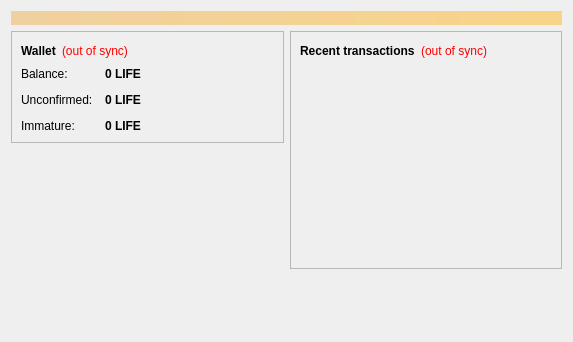
<?xml version="1.0" encoding="UTF-8"?>
<ui version="4.0">
 <class>OverviewPage</class>
 <widget class="QWidget" name="OverviewPage">
  <property name="geometry">
   <rect>
    <x>0</x>
    <y>0</y>
    <width>573</width>
    <height>342</height>
   </rect>
  </property>
  <property name="windowTitle">
   <string>Form</string>
  </property>
  <layout class="QVBoxLayout" name="topLayout">
   <item>
    <widget class="QLabel" name="labelAlerts">
     <property name="visible">
      <bool>false</bool>
     </property>
     <property name="styleSheet">
      <string notr="true">background-color: qlineargradient(x1: 0, y1: 0, x2: 1, y2: 0, stop:0 #F0D0A0, stop:1 #F8D488); color:#000000;</string>
     </property>
     <property name="wordWrap">
      <bool>true</bool>
     </property>
     <property name="margin">
      <number>3</number>
     </property>
    </widget>
   </item>
   <item>
    <layout class="QHBoxLayout" name="horizontalLayout" stretch="1,1">
     <item>
      <layout class="QVBoxLayout" name="verticalLayout_2">
       <item>
        <widget class="QFrame" name="frame">
         <property name="frameShape">
          <enum>QFrame::StyledPanel</enum>
         </property>
         <property name="frameShadow">
          <enum>QFrame::Raised</enum>
         </property>
         <layout class="QVBoxLayout" name="verticalLayout_4">
          <item>
           <layout class="QHBoxLayout" name="horizontalLayout_4">
            <item>
             <widget class="QLabel" name="label_5">
              <property name="font">
               <font>
                <weight>75</weight>
                <bold>true</bold>
               </font>
              </property>
              <property name="text">
               <string>Wallet</string>
              </property>
             </widget>
            </item>
            <item>
             <widget class="QLabel" name="labelWalletStatus">
              <property name="toolTip">
               <string>The displayed information may be out of date. Your wallet automatically synchronizes with the LifeCoin network after a connection is established, but this process has not completed yet.</string>
              </property>
              <property name="styleSheet">
               <string notr="true">QLabel { color: red; }</string>
              </property>
              <property name="text">
               <string notr="true">(out of sync)</string>
              </property>
              <property name="alignment">
               <set>Qt::AlignLeading|Qt::AlignLeft|Qt::AlignVCenter</set>
              </property>
             </widget>
            </item>
            <item>
             <spacer name="horizontalSpacer_2">
              <property name="orientation">
               <enum>Qt::Horizontal</enum>
              </property>
              <property name="sizeHint" stdset="0">
               <size>
                <width>40</width>
                <height>20</height>
               </size>
              </property>
             </spacer>
            </item>
           </layout>
          </item>
          <item>
           <layout class="QFormLayout" name="formLayout_2">
            <property name="fieldGrowthPolicy">
             <enum>QFormLayout::AllNonFixedFieldsGrow</enum>
            </property>
            <property name="horizontalSpacing">
             <number>12</number>
            </property>
            <property name="verticalSpacing">
             <number>12</number>
            </property>
            <item row="0" column="0">
             <widget class="QLabel" name="label">
              <property name="text">
               <string>Balance:</string>
              </property>
             </widget>
            </item>
            <item row="0" column="1">
             <widget class="QLabel" name="labelBalance">
              <property name="font">
               <font>
                <weight>75</weight>
                <bold>true</bold>
               </font>
              </property>
              <property name="cursor">
               <cursorShape>IBeamCursor</cursorShape>
              </property>
              <property name="toolTip">
               <string>Your current balance</string>
              </property>
              <property name="text">
               <string notr="true">0 LIFE</string>
              </property>
              <property name="textInteractionFlags">
               <set>Qt::LinksAccessibleByMouse|Qt::TextSelectableByKeyboard|Qt::TextSelectableByMouse</set>
              </property>
             </widget>
            </item>
            <item row="1" column="0">
             <widget class="QLabel" name="label_3">
              <property name="text">
               <string>Unconfirmed:</string>
              </property>
             </widget>
            </item>
            <item row="1" column="1">
             <widget class="QLabel" name="labelUnconfirmed">
              <property name="font">
               <font>
                <weight>75</weight>
                <bold>true</bold>
               </font>
              </property>
              <property name="cursor">
               <cursorShape>IBeamCursor</cursorShape>
              </property>
              <property name="toolTip">
               <string>Total of transactions that have yet to be confirmed, and do not yet count toward the current balance</string>
              </property>
              <property name="text">
               <string notr="true">0 LIFE</string>
              </property>
              <property name="textInteractionFlags">
               <set>Qt::LinksAccessibleByMouse|Qt::TextSelectableByKeyboard|Qt::TextSelectableByMouse</set>
              </property>
             </widget>
            </item>
            <item row="2" column="0">
             <widget class="QLabel" name="labelImmatureText">
              <property name="text">
               <string>Immature:</string>
              </property>
             </widget>
            </item>
            <item row="2" column="1">
             <widget class="QLabel" name="labelImmature">
              <property name="font">
               <font>
                <weight>75</weight>
                <bold>true</bold>
               </font>
              </property>
              <property name="toolTip">
               <string>Mined balance that has not yet matured</string>
              </property>
              <property name="text">
               <string notr="true">0 LIFE</string>
              </property>
              <property name="textInteractionFlags">
               <set>Qt::LinksAccessibleByMouse|Qt::TextSelectableByKeyboard|Qt::TextSelectableByMouse</set>
              </property>
             </widget>
            </item>
           </layout>
          </item>
         </layout>
        </widget>
       </item>
       <item>
        <spacer name="verticalSpacer">
         <property name="orientation">
          <enum>Qt::Vertical</enum>
         </property>
         <property name="sizeHint" stdset="0">
          <size>
           <width>20</width>
           <height>40</height>
          </size>
         </property>
        </spacer>
       </item>
      </layout>
     </item>
     <item>
      <layout class="QVBoxLayout" name="verticalLayout_3">
       <item>
        <widget class="QFrame" name="frame_2">
         <property name="frameShape">
          <enum>QFrame::StyledPanel</enum>
         </property>
         <property name="frameShadow">
          <enum>QFrame::Raised</enum>
         </property>
         <layout class="QVBoxLayout" name="verticalLayout">
          <item>
           <layout class="QHBoxLayout" name="horizontalLayout_2">
            <item>
             <widget class="QLabel" name="label_4">
              <property name="text">
               <string>&lt;b&gt;Recent transactions&lt;/b&gt;</string>
              </property>
             </widget>
            </item>
            <item>
             <widget class="QLabel" name="labelTransactionsStatus">
              <property name="toolTip">
               <string>The displayed information may be out of date. Your wallet automatically synchronizes with the LifeCoin network after a connection is established, but this process has not completed yet.</string>
              </property>
              <property name="styleSheet">
               <string notr="true">QLabel { color: red; }</string>
              </property>
              <property name="text">
               <string notr="true">(out of sync)</string>
              </property>
              <property name="alignment">
               <set>Qt::AlignRight|Qt::AlignTrailing|Qt::AlignVCenter</set>
              </property>
             </widget>
            </item>
            <item>
             <spacer name="horizontalSpacer">
              <property name="orientation">
               <enum>Qt::Horizontal</enum>
              </property>
              <property name="sizeHint" stdset="0">
               <size>
                <width>40</width>
                <height>20</height>
               </size>
              </property>
             </spacer>
            </item>
           </layout>
          </item>
          <item>
           <widget class="QListView" name="listTransactions">
            <property name="styleSheet">
             <string notr="true">QListView { background: transparent; }</string>
            </property>
            <property name="frameShape">
             <enum>QFrame::NoFrame</enum>
            </property>
            <property name="verticalScrollBarPolicy">
             <enum>Qt::ScrollBarAlwaysOff</enum>
            </property>
            <property name="horizontalScrollBarPolicy">
             <enum>Qt::ScrollBarAlwaysOff</enum>
            </property>
            <property name="selectionMode">
             <enum>QAbstractItemView::NoSelection</enum>
            </property>
           </widget>
          </item>
         </layout>
        </widget>
       </item>
       <item>
        <spacer name="verticalSpacer_2">
         <property name="orientation">
          <enum>Qt::Vertical</enum>
         </property>
         <property name="sizeHint" stdset="0">
          <size>
           <width>20</width>
           <height>40</height>
          </size>
         </property>
        </spacer>
       </item>
      </layout>
     </item>
    </layout>
   </item>
  </layout>
 </widget>
 <resources/>
 <connections/>
</ui>
